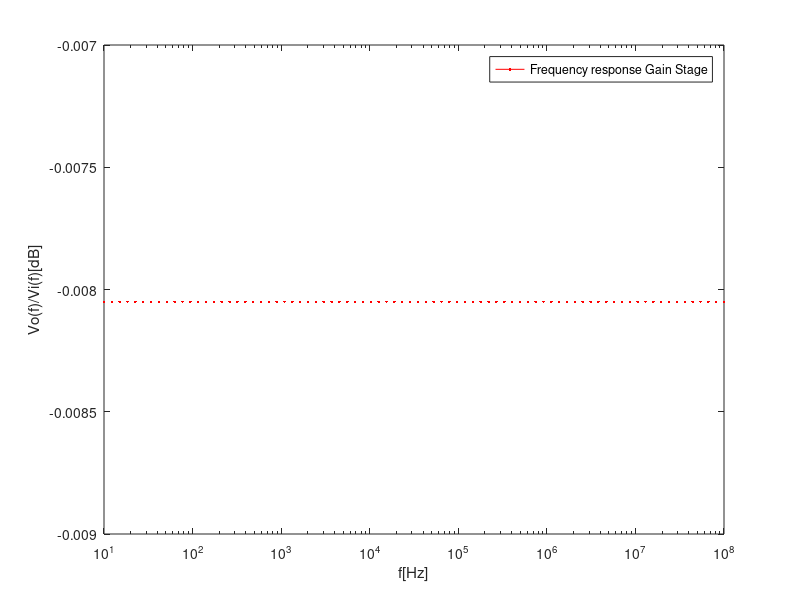

Write MATLAB code to recreate this figure.
% ---- GAIN STAGE ----

% values

VT=25e-3
BFN=178.7     %parametro beta do modelo BC5474
VAFN=69.7     %parametro Va do modelo BC5474 
RE1=80        %resistencia do emissor
RC1=1000      %resitencia do coletor
RB1=80000     %resistencia bias 1
RB2=20000     %resistencia bias 2
VBEON=0.7     %tensao a partir da qual o transistor deixa passar
VCC=12        %DC value da fonte
RS=100        %Resistencia interna 


%%%%%%%%%%%%%%%%%%%%GAIN STAGE: INCREMENTAL CIRCUIT%%%%%%%%%%%%%%%%%%%%%%%
			       
RB=1/(1/RB1+1/RB2)                 %resistencia equivalente bias

			           %pode haver erro de sinal no VEQ
			       
VEQ=RB2/(RB1+RB2)*VCC              %tensao equivalente thevnian
IB1=(VEQ-VBEON)/(RB+(1+BFN)*RE1)   %corrente malha B
IC1=BFN*IB1                        %corrente malha C


gm1=IC1/VT
rpi1=BFN/gm1
ro1=VAFN/IC1
			           
IE1=(1+BFN)*IB1                   %corrente emissor
VE1=RE1*IE1                       %tensao emissor
VO1=VCC-RC1*IC1                   %tensao coletor -> tensao de saida do Gain Stage
VCE=VO1-VE1                       %diferenca entre tensao do coletor e emissor
                                
				  %ver se VCE e maior que VBEON
							       


%gain without CE - bypass capacitor							       
AV1 = RC1*(RE1-gm1*rpi1*ro1)/((ro1+RC1+RE1)*(RB+rpi1+RE1)+gm1*RE1*ro1*rpi1 - RE1^2)
AV1simple = gm1*RC1/(1+gm1*RE1)

AVsem = AV1


							       
%gain with CE - bypass capacitor				       
RE1=0

							       
AV1 = RC1*(RE1-gm1*rpi1*ro1)/((ro1+RC1+RE1)*(RB+rpi1+RE1)+gm1*RE1*ro1*rpi1 - RE1^2)
AV1simple = gm1*RC1/(1+gm1*RE1)

AVcom = AV1
							       


							       
RE1=100
%Impedance Calculations
ZI1 = ((ro1+RC1+RE1)*(RB+rpi1+RE1)+gm1*RE1*ro1*rpi1 - RE1^2)/(ro1+RC1+RE1)
ZX = ro1*((RB+rpi1)*RE1/(RB+rpi1+RE1))/(1/(1/ro1+1/(rpi1+RB)+1/RE1+gm1*rpi1/(rpi1+RB)))
ZO1 = 1/(1/ZX+1/RC1)

%in the slides it is ZI1 = 1/(1/RB1+1/RB2+1/rpi1) and ZO1 = 1/(1/RC1+1/ro1)
%RE1 = 0
 
 
% 8 decades and 10 points per decade => 80 points


k1 = 80
freq1=logspace(1, 8, k1);


t1=1
w1=2*pi*freq1
VS1=sin(w1*t1)							       
	   
gain1 = - gm1 * (RC1*ro1)/(RC1+ro1) * ((RB1*RB2+rpi1*RB2+rpi1*RB1)/(rpi1*RB1*RB2)) / (RS+(RB1*RB2+rpi1*RB2+rpi1*RB1)/(rpi1*RB1*RB2)) % * VS1


vmag_plot1 = figure ();
semilogx (freq1, gain1, "r");

xlabel ("f[Hz]");
ylabel ("Vo(f)/Vi(f)[dB]"); 
legenda= legend("Frequency response Gain Stage"); 
print (vmag_plot1, "vmag_plot1.eps", "-depsc");





% ---- OUTPUT STAGE ----

% values
BFP = 227.3
VAFP = 37.2
RE2 = 1000
VEBON = 0.7

VI2 = VO1 % shouldn't it be VI2 = VO-VEBON ?
IE2 = (VCC-VEBON-VI2)/RE2
IC2 = BFP/(BFP+1)*IE2
VO2 = VCC - RE2*IE2


gm2 = IC2/VT
go2 = IC2/VAFP
gpi2 = gm2/BFP
ge2 = 1/RE2


AV2 = gm2/(gm2+gpi2+go2+ge2) 



ZI2 = (gm2+gpi2+go2+ge2)/gpi2/(gpi2+go2+ge2)
ZO2 = 1/(gm2+gpi2+go2+ge2)







%%%%%%%%%%%%%% TABLE WITH VALUES (FOR LATEX) %%%%%%%%%%%%%%%%%%%%
resistance_tab = fopen("resistance_tab.tex", "w");

fprintf(resistance_tab, "$V_T\\;(\\V)$& %.1f\\\\ \\hline\n", VT);
fprintf(resistance_tab, "$\beta_{FN}\\;(\\Omega)$& %.1f\\\\ \\hline\n", BFN);
fprintf(resistance_tab, "$V_{AFN}\\;(\\V)$& %.6f\\\\ \\hline\n", VAFN);
fprintf(resistance_tab, "$R_{E1}\\;(\\\Omega)$& %.6f\\\\ \\hline\n", RE1);
fprintf(resistance_tab, "$R_{C1}\\;(\\Omega)$& %.6f\\\\ \\hline\n", RC1);
fprintf(resistance_tab, "$R_{B1}\\;(\\Omega)$& %.6f\\\\ \\hline\n", RB1);
fprintf(resistance_tab, "$R_{B2}\\;(\\Omega)$& %.6f\\\\ \\hline\n", RB2);
fprintf(resistance_tab, "$V_{EBON}\\;(\\V)$& %.6f\\\\ \\hline\n", VEBON);
fprintf(resistance_tab, "$V_{CC}\\;(\\V)$& %.6f\\\\ \\hline\n", VCC);
fprintf(resistance_tab, "$R_{S}\\;(\\V)$& %.6f\\\\ \\hline\n", RS);
fprintf(resistance_tab, "$\beta_{FP}\\;(\\Omega)$& %.6f\\\\ \\hline\n", BFP);
fprintf(resistance_tab, "$V_{AFP}\\;(\\V)$& %.6f\\\\ \\hline\n", VAFP);
fprintf(resistance_tab, "$R_{E2}\\;(\\Omega)$& %.6f\\\\ \\hline\n", RE2);

fclose(resistance_tab);




resultsDC1_tab = fopen("resultsDC1_tab.tex", "w");

fprintf(resultsDC1_tab, "$R_B\\;(\\Omega)$& %.1f\\\\ \\hline\n", RB);
fprintf(resultsDC1_tab, "$V_{eq}\\;(\\V)$& %.1f\\\\ \\hline\n", VEQ);
fprintf(resultsDC1_tab, "$I_{B1}\\;(\\A)$& %.1f\\\\ \\hline\n", IB1);
fprintf(resultsDC1_tab, "$I_{C1}\\;(\\A)$& %.1f\\\\ \\hline\n", IC1);
fprintf(resultsDC1_tab, "$I_{E1}\\;(\\A)$& %.1f\\\\ \\hline\n", IE1);
fprintf(resultsDC1_tab, "$V_{E1}\\;(\\V)$& %.1f\\\\ \\hline\n", VE1);
fprintf(resultsDC1_tab, "$V_{O1}\\;(\\V)$& %.1f\\\\ \\hline\n", VO1);
fprintf(resultsDC1_tab, "$V_{CE}\\;(\\V)$& %.1f\\\\ \\hline\n", VCE);

fclose(resultsDC1_tab);




resultsDC2_tab = fopen("resultsDC2_tab.tex", "w");

fprintf(resultsDC2_tab, "$V_{I2}\\;(\\V)$& %.1f\\\\ \\hline\n", VI2);
fprintf(resultsDC2_tab, "$I_{E2}\\;(\\A)$& %.1f\\\\ \\hline\n", IE2);
fprintf(resultsDC2_tab, "$I_{C2}\\;(\\A)$& %.1f\\\\ \\hline\n", IC2);
fprintf(resultsDC2_tab, "$V_{O2}\;(\\V)$& %.1f\\\\ \\hline\n", VO2);

fclose(resultsDC2_tab);




resultsAC1_tab = fopen("resultsAC1_tab.tex", "w");

fprintf(resultsAC1_tab, "$Gain_1\\;(without C_E)$& %.1f\\\\ \\hline\n", AVsem);
fprintf(resultsAC1_tab, "$Gain_1\\;(with C_E)$& %.1f\\\\ \\hline\n", AVcom);
fprintf(resultsAC1_tab, "$Z_{I1}\\;(\\Omega)$& %.1f\\\\ \\hline\n", ZI1);
fprintf(resultsAC1_tab, "$Z_{O1}\\;(\\Omega)$& %.1f\\\\ \\hline\n", ZO1);

fclose(resultsAC1_tab);




resultsAC2_tab = fopen("resultsAC2_tab.tex", "w");

fprintf(resultsAC2_tab, "$Gain_2\\$& %.1f\\\\ \\hline\n", AV2);
fprintf(resultsAC2_tab, "$Z_{I2}\\;(\\Omega)$& %.1f\\\\ \\hline\n", ZI2);
fprintf(resultsAC2_tab, "$Z_{O2}\\;(\\Omega)$& %.1f\\\\ \\hline\n", ZO2);

fclose(resultsAC2_tab);





% Point 2 explanation (why both stages can be connected without significant signal loss)

% thanks to a coupling capacitor and a bias circuit

% https://www.audioholics.com/audio-amplifier/amplifier-classes
% Note: there are different types of audio amplifiers

% https://www.youtube.com/watch?v=-fIpj2eHL0k
% In the gain stage we have a NPN transistor (positive part of the signal).
% In the output stage we have a PNP transistor (negative part of the signal).

% https://www.electronics-tutorials.ws/amplifier/amp_1.html
% In the Common Emitter Transistor, for the transistor to operate within its “Active Region” some form of “Base Biasing” was required. This small Base Bias voltage added to the input signal allowed the transistor to reproduce the full input waveform at its output with no loss of signal.

% https://www.allaboutcircuits.com/worksheets/bjt-amplifier-troubleshooting/
% https://www.electronics-tutorials.ws/amplifier/class-ab-amplifier.html
% https://www.pearsonhighered.com/assets/samplechapter/0/1/3/4/0134420101.pdf
% https://wiki.analog.com/university/courses/electronics/text/chapter-10
% https://www.sciencedirect.com/topics/computer-science/amplifier-stage
